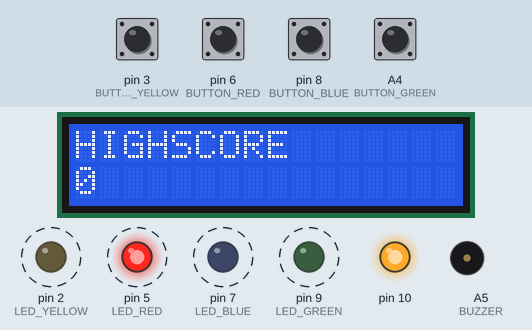
Recording of a sketch running on a simulated Arduino Uno, built with avr-gcc and run on an emulated ATmega328P. Parts: 16×2 character LCD, output pins drawn as LEDs (lit = HIGH), buzzer (waves = sounding). Dashed ring = blinking. The inputs (shaded band) are chosen by the test bench; at power-on: A4 (BUTTON_GREEN), pin 3 (BUTTON_YELLOW), pin 6 (BUTTON_RED), pin 8 (BUTTON_BLUE) LOW. Storage starts empty; random numbers use the default seed unless the sketch sets one.

Above: at 2.05 s.
2.1 s: pin 3 (BUTTON_YELLOW) pulled HIGH for 0.15 s
At 4.1 s:
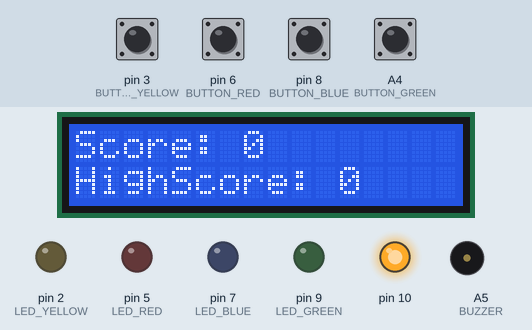
5.0 s: pin 6 (BUTTON_RED) pulled HIGH for 0.15 s
At 6.26 s:
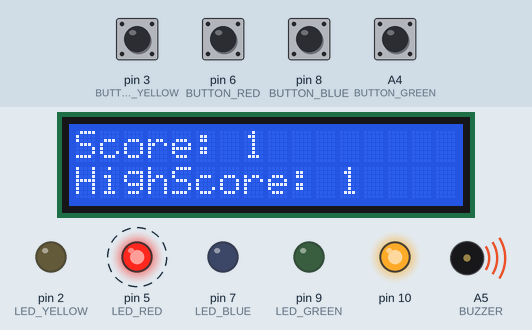
8.0 s: pin 8 (BUTTON_BLUE) pulled HIGH for 0.15 s
At 8.3 s:
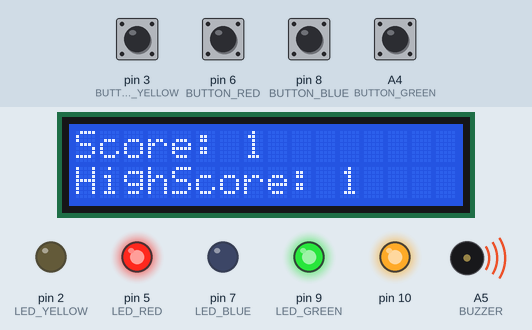
9.9 s: A4 (BUTTON_GREEN) pulled HIGH for 0.15 s
At 11.34 s:
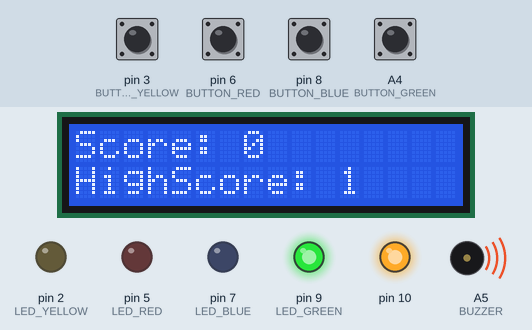
12.4 s: pin 3 (BUTTON_YELLOW) pulled HIGH for 1 s
14.9 s: pin 6 (BUTTON_RED) pulled HIGH for 1 s
At 17.3 s:
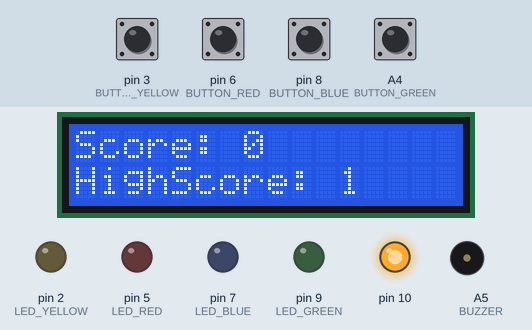
Timing chart, 0 to 18.8 s (numbered marks = the images above; inputs shaded):
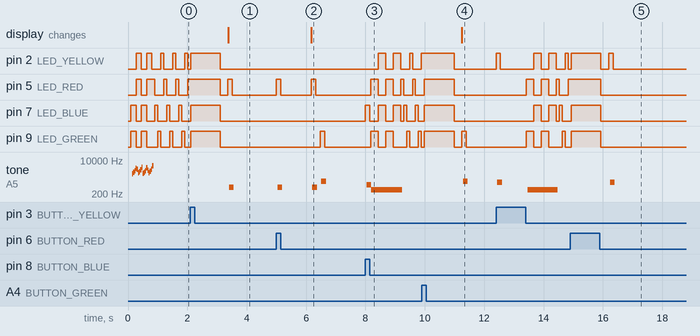

Measured:
- after the input at 2.1 s, tone on A5 (BUZZER): silent → 439 Hz after 1.3 s, → silent 0.16 s later; the display: changes after 1.3 s (image 1)
- after the input at 5.0 s, the display: changes after 1.2 s (image 2)
- after the input at 8.0 s, pin 2 (LED_YELLOW): goes HIGH 0.25 s, LOW 0.25 s, HIGH 0.25 s, LOW 0.30 s, HIGH 0.10 s, LOW 0.30 s, then HIGH, starting after 0.43 s; pin 7 (LED_BLUE): LOW → HIGH at once, → LOW 0.15 s later, → HIGH 0.28 s later, → LOW 0.25 s later, … (10 changes in this stretch)
- after the input at 9.9 s, tone on A5 (BUZZER): silent → 875 Hz after 1.4 s, → silent 0.16 s later; the display: changes after 1.3 s (image 4)
- after the input at 14.9 s, tone on A5 (BUZZER): silent → 779 Hz after 1.3 s, → silent 0.16 s later
- by itself, tone on A5 (BUZZER): plays 2090 Hz for 0.04 s, 2388 Hz for 0.04 s, 2868 Hz for 0.04 s, 3861 Hz for 0.04 s, 3472 Hz for 0.04 s, 2246 Hz for 0.04 s … (18 notes in this stretch)

The sketch:

sketch_dec14a.ino
```cpp
// (licence header left out)
#include "pitches.h" // Used for the MODE_BEEGEES, for playing the melody on the buzzer!
#include <SPI.h> // File System
#include <SD.h>  // SD Card
#include <LiquidCrystal.h>  //Screen

#define CHOICE_OFF      0 //Used to control LEDs
#define CHOICE_NONE     0 //Used to check buttons
#define CHOICE_RED  (1 << 0)
#define CHOICE_GREEN  (1 << 1)
#define CHOICE_BLUE (1 << 2)
#define CHOICE_YELLOW (1 << 3)

#define LED_RED     5
#define LED_GREEN   9
#define LED_BLUE    7
#define LED_YELLOW  2

// Button pin definitions
#define BUTTON_RED    6
#define BUTTON_GREEN  A4
#define BUTTON_BLUE   8
#define BUTTON_YELLOW 3

#define RS 0
#define E 1
#define D4 A0
#define D5 A3
#define D6 A2
#define D7 A1

// Buzzer pin definitions
#define BUZZER  A5


// Define game parameters
#define ENTRY_TIME_LIMIT   3000 //Amount of time to press a button before game times out. 3000ms = 3 sec

// Game state variables
byte gameBoard[32]; //Contains the combination of buttons as we advance
byte gameRound = 0; //Counts the number of succesful rounds the player has made it through
char displayContent[2][17];
int scores[10];
LiquidCrystal lcd(RS, E, D4, D5, D6, D7);
int score = 0;
int highScore = 0;

void setup() {
  //Setup hardware inputs/outputs. These pins are defined in the hardware_versions header file

  //Enable pull ups on inputs
  pinMode(BUTTON_RED, INPUT);
  pinMode(BUTTON_GREEN, INPUT);
  pinMode(BUTTON_BLUE, INPUT);
  pinMode(BUTTON_YELLOW, INPUT);

  pinMode(LED_RED, OUTPUT);
  pinMode(LED_GREEN, OUTPUT);
  pinMode(LED_BLUE, OUTPUT);
  pinMode(LED_YELLOW, OUTPUT);

  pinMode(BUZZER, OUTPUT);

//  Serial.begin(9600);

//  Serial.print("Initializing SD card communications...");
  if ( !SD.begin(4) ) {
//    Serial.println("FAILED");
    return;
  }
//  Serial.println("DONE");

  //configure ethernet shield
//  Serial.print("Disable Ethernet...");
  pinMode(10, OUTPUT);
//  Serial.print("...");
  digitalWrite(10, HIGH);
//  Serial.println("DONE");

  Serial.print("Creating new Log File...");
  File logFile = SD.open("log.txt", FILE_READ);
//  Serial.print("...");
  if (logFile) {
    int count = 0;
    char c;
    String curScore = "";
    while ( logFile.available() ) {
      c = logFile.read();
      if ( c == ',' ) {
        scores[count]  = curScore.toInt();
        curScore = "";
        count++;
      } else {
        curScore += c;
      }
    }
//    Serial.println("DONE");
    logFile.close();
  }

  if( scores[0] ){
    highScore = scores[0];
  }

  lcd.begin(16, 2);
  lcd.setCursor(0,0);
  lcd.print("Test");

//  Serial.print("Initializing Display...");
  for ( int i = 0; i < 2; i++) {
    for ( int n = 0; n < 17; n++) {
      displayContent[i][n] = '-';
    }
  }

  push("HIGHSCORE");
  push(String(highScore));
//  Serial.println("DONE");
//  Serial.println("SETUP COMPLETE");

  //read SD card
  play_winner(); // After setup is complete, say hello to the world
}

void loop()
{
  attractMode(); // Blink lights while waiting for user to press a button

  // Indicate the start of game play
  setLEDs(CHOICE_RED | CHOICE_GREEN | CHOICE_BLUE | CHOICE_YELLOW); // Turn all LEDs on
  delay(1000);
  setLEDs(CHOICE_OFF); // Turn off LEDs
  delay(250);

  if (play_memory() == true)
    play_winner(); // Player won, play winner tones
  else {
    int tmp = score;
    int cur = 0;
    for(int i = 0; i < 10; i++ ){
      cur = scores[i];
      if( tmp > cur ){
        scores[i] = tmp;
        tmp = cur;
      }
    }

    SD.remove("log.txt");
    File logFile2 = SD.open("log.txt", FILE_WRITE);
    if( logFile2 ){
      for( int i = 0; i < 10; i++ ) {
        logFile2.println( String(scores[i]) + ",");
      }
      logFile2.close();
    }

    play_loser(); // Player lost, play loser tones
  }
}

//-=-=-=-=-=-=-=-=-=-=-=-=-=-=-=-=-=-=-=-=-=-=-=-=-=-=-=-=-=-=
//The following functions are related to game play only

// Play the regular memory game
// Returns 0 if player loses, or 1 if player wins
boolean play_memory(void)
{
  randomSeed(millis()); // Seed the random generator with random amount of millis()

  gameRound = 0;
  score = 0;

  while (1) {
    push("Score: " + String(score));
    push("HighScore: " + String(highScore));
    add_to_moves(); // Add a button to the current moves, then play them back

    playMoves(); // Play back the current game board

    // Then require the player to repeat the sequence.
    for (byte currentMove = 0 ; currentMove < gameRound ; currentMove++)
    {
      byte choice = wait_for_button(); // See what button the user presses

      if (choice == 0) return false; // If wait timed out, player loses

      if (choice != gameBoard[currentMove]) return false; // If the choice is incorect, player loses
    }
    score++;
    if( score > highScore ) {
      highScore = score;
    }
    delay(1000); // Player was correct, delay before playing moves
  }

  return true; // Player made it through all the rounds to win!
}

void push(String text) {
  String(displayContent[1]).toCharArray( displayContent[0], 17 );
  //FIXME is buffering strings that are long enough
  //maybe try turning down to like 14
  //if ( sizeof(text)/sizeof(char)<16 ) {
  //  text = bufferString(text, '*');
  //}
  text.toCharArray( displayContent[1], 17 );

  lcd.clear();
  lcd.setCursor(0, 0);
  lcd.write(displayContent[0]);
  lcd.setCursor(0, 1);
  lcd.write(displayContent[1]);
}

// Plays the current contents of the game moves
void playMoves(void)
{
  for (byte currentMove = 0 ; currentMove < gameRound ; currentMove++)
  {
    toner(gameBoard[currentMove], 150);

    // Wait some amount of time between button playback
    // Shorten this to make game harder
    delay(150); // 150 works well. 75 gets fast.
  }
}

// Adds a new random button to the game sequence, by sampling the timer
void add_to_moves(void)
{
  byte newButton = random(0, 4); //min (included), max (exluded)

  // We have to convert this number, 0 to 3, to CHOICEs
  if (newButton == 0) newButton = CHOICE_RED;
  else if (newButton == 1) newButton = CHOICE_GREEN;
  else if (newButton == 2) newButton = CHOICE_BLUE;
  else if (newButton == 3) newButton = CHOICE_YELLOW;

  gameBoard[gameRound++] = newButton; // Add this new button to the game array
}

//-=-=-=-=-=-=-=-=-=-=-=-=-=-=-=-=-=-=-=-=-=-=-=-=-=-=-=-=-=-=
//The following functions control the hardware

// Lights a given LEDs
// Pass in a byte that is made up from CHOICE_RED, CHOICE_YELLOW, etc
void setLEDs(byte leds)
{
  if ((leds & CHOICE_RED) != 0)
    digitalWrite(LED_RED, HIGH);
  else
    digitalWrite(LED_RED, LOW);

  if ((leds & CHOICE_GREEN) != 0)
    digitalWrite(LED_GREEN, HIGH);
  else
    digitalWrite(LED_GREEN, LOW);

  if ((leds & CHOICE_BLUE) != 0)
    digitalWrite(LED_BLUE, HIGH);
  else
    digitalWrite(LED_BLUE, LOW);

  if ((leds & CHOICE_YELLOW) != 0)
    digitalWrite(LED_YELLOW, HIGH);
  else
    digitalWrite(LED_YELLOW, LOW);
}

// Wait for a button to be pressed.
// Returns one of LED colors (LED_RED, etc.) if successful, 0 if timed out
byte wait_for_button(void)
{
  long startTime = millis(); // Remember the time we started the this loop

  while ( (millis() - startTime) < ENTRY_TIME_LIMIT) // Loop until too much time has passed
  {
    byte button = checkButton();

    if (button != CHOICE_NONE)
    {
      toner(button, 150); // Play the button the user just pressed

      while (checkButton() != CHOICE_NONE) ; // Now let's wait for user to release button

      delay(10); // This helps with debouncing and accidental double taps

      return button;
    }

  }

  return CHOICE_NONE; // If we get here, we've timed out!
}

// Returns a '1' bit in the position corresponding to CHOICE_RED, CHOICE_GREEN, etc.
byte checkButton(void)
{
//  Serial.println("R:" + String(digitalRead(BUTTON_RED)));
//  Serial.println("G:" + String(digitalRead(BUTTON_GREEN)));
//  Serial.println("B:" + String(digitalRead(BUTTON_BLUE)));
//  Serial.println("Y:" + String(digitalRead(BUTTON_YELLOW)));

  if (digitalRead(BUTTON_RED) == 1) return (CHOICE_RED);
  else if (digitalRead(BUTTON_GREEN) == 1) return (CHOICE_GREEN);
  else if (digitalRead(BUTTON_BLUE) == 1) return (CHOICE_BLUE);
  else if (digitalRead(BUTTON_YELLOW) == 1) return (CHOICE_YELLOW);

  return (CHOICE_NONE); // If no button is pressed, return none
}

// Light an LED and play tone
// Red, upper left:     440Hz - 2.272ms - 1.136ms pulse
// Green, upper right:  880Hz - 1.136ms - 0.568ms pulse
// Blue, lower left:    587.33Hz - 1.702ms - 0.851ms pulse
// Yellow, lower right: 784Hz - 1.276ms - 0.638ms pulse
void toner(byte which, int buzz_length_ms)
{
  setLEDs(which); //Turn on a given LED

  //Play the sound associated with the given LED
  switch (which)
  {
    case CHOICE_RED:
      buzz_sound(buzz_length_ms, 1136);
      break;
    case CHOICE_GREEN:
      buzz_sound(buzz_length_ms, 568);
      break;
    case CHOICE_BLUE:
      buzz_sound(buzz_length_ms, 851);
      break;
    case CHOICE_YELLOW:
      buzz_sound(buzz_length_ms, 638);
      break;
  }

  setLEDs(CHOICE_OFF); // Turn off all LEDs
}

// Toggle buzzer every buzz_delay_us, for a duration of buzz_length_ms.
void buzz_sound(int buzz_length_ms, int buzz_delay_us)
{
  // Convert total play time from milliseconds to microseconds
  long buzz_length_us = buzz_length_ms * (long)1000;

  // Loop until the remaining play time is less than a single buzz_delay_us
  while (buzz_length_us > (buzz_delay_us * 2))
  {
    buzz_length_us -= buzz_delay_us * 2; //Decrease the remaining play time

    // Toggle the buzzer at various speeds
    digitalWrite(BUZZER, HIGH);
    delayMicroseconds(buzz_delay_us);

    digitalWrite(BUZZER, LOW);
    delayMicroseconds(buzz_delay_us);
  }
}

// Play the winner sound and lights
void play_winner(void)
{
  setLEDs(CHOICE_GREEN | CHOICE_BLUE);
  winner_sound();
  setLEDs(CHOICE_RED | CHOICE_YELLOW);
  winner_sound();
  setLEDs(CHOICE_GREEN | CHOICE_BLUE);
  winner_sound();
  setLEDs(CHOICE_RED | CHOICE_YELLOW);
  winner_sound();
}

// Play the winner sound
// This is just a unique (annoying) sound we came up with, there is no magic to it
void winner_sound(void)
{
  // Toggle the buzzer at various speeds
  for (byte x = 250 ; x > 70 ; x--)
  {
    for (byte y = 0 ; y < 3 ; y++)
    {
      digitalWrite(BUZZER, HIGH);
      delayMicroseconds(x);

      digitalWrite(BUZZER, LOW);
      delayMicroseconds(x);
    }
  }
}

// Play the loser sound/lights
void play_loser(void)
{
  setLEDs(CHOICE_RED | CHOICE_GREEN);
  buzz_sound(255, 1500);

  setLEDs(CHOICE_BLUE | CHOICE_YELLOW);
  buzz_sound(255, 1500);

  setLEDs(CHOICE_RED | CHOICE_GREEN);
  buzz_sound(255, 1500);

  setLEDs(CHOICE_BLUE | CHOICE_YELLOW);
  buzz_sound(255, 1500);
}

// Show an "attract mode" display while waiting for user to press button.
void attractMode(void)
{
  while (1)
  {
    setLEDs(CHOICE_RED);
    delay(100);
    if (checkButton() != CHOICE_NONE) return;

    setLEDs(CHOICE_BLUE);
    delay(100);
    if (checkButton() != CHOICE_NONE) return;

    setLEDs(CHOICE_GREEN);
    delay(100);
    if (checkButton() != CHOICE_NONE) return;

    setLEDs(CHOICE_YELLOW);
    delay(100);
    if (checkButton() != CHOICE_NONE) return;
  }
}
```

pitches.h
```cpp
/*************************************************
 * Public Constants
 *************************************************/

#define NOTE_B0  31
#define NOTE_C1  33
#define NOTE_CS1 35
#define NOTE_D1  37
#define NOTE_DS1 39
#define NOTE_E1  41
#define NOTE_F1  44
#define NOTE_FS1 46
#define NOTE_G1  49
#define NOTE_GS1 52
#define NOTE_A1  55
#define NOTE_AS1 58
#define NOTE_B1  62
#define NOTE_C2  65
#define NOTE_CS2 69
#define NOTE_D2  73
#define NOTE_DS2 78
#define NOTE_E2  82
#define NOTE_F2  87
#define NOTE_FS2 93
#define NOTE_G2  98
#define NOTE_GS2 104
#define NOTE_A2  110
#define NOTE_AS2 117
#define NOTE_B2  123
#define NOTE_C3  131
#define NOTE_CS3 139
#define NOTE_D3  147
#define NOTE_DS3 156
#define NOTE_E3  165
#define NOTE_F3  175
#define NOTE_FS3 185
#define NOTE_G3  196
#define NOTE_GS3 208
#define NOTE_A3  220
#define NOTE_AS3 233
#define NOTE_B3  247
#define NOTE_C4  262
#define NOTE_CS4 277
#define NOTE_D4  294
#define NOTE_DS4 311
#define NOTE_E4  330
#define NOTE_F4  349
#define NOTE_FS4 370
#define NOTE_G4  392
#define NOTE_GS4 415
#define NOTE_A4  440
#define NOTE_AS4 466
#define NOTE_B4  494
#define NOTE_C5  523
#define NOTE_CS5 554
#define NOTE_D5  587
#define NOTE_DS5 622
#define NOTE_E5  659
#define NOTE_F5  698
#define NOTE_FS5 740
#define NOTE_G5  784
#define NOTE_GS5 831
#define NOTE_A5  880
#define NOTE_AS5 932
#define NOTE_B5  988
#define NOTE_C6  1047
#define NOTE_CS6 1109
#define NOTE_D6  1175
#define NOTE_DS6 1245
#define NOTE_E6  1319
#define NOTE_F6  1397
#define NOTE_FS6 1480
#define NOTE_G6  1568
#define NOTE_GS6 1661
#define NOTE_A6  1760
#define NOTE_AS6 1865
#define NOTE_B6  1976
#define NOTE_C7  2093
#define NOTE_CS7 2217
#define NOTE_D7  2349
#define NOTE_DS7 2489
#define NOTE_E7  2637
#define NOTE_F7  2794
#define NOTE_FS7 2960
#define NOTE_G7  3136
#define NOTE_GS7 3322
#define NOTE_A7  3520
#define NOTE_AS7 3729
#define NOTE_B7  3951
#define NOTE_C8  4186
#define NOTE_CS8 4435
#define NOTE_D8  4699
#define NOTE_DS8 4978
```
